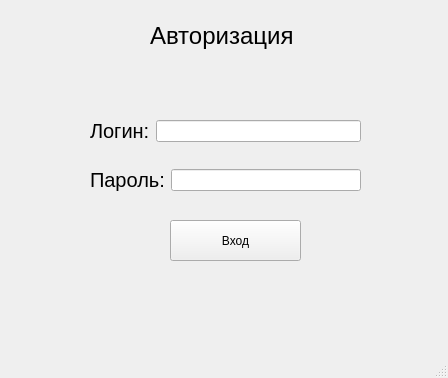
<?xml version="1.0" encoding="UTF-8"?>
<ui version="4.0">
 <class>MainWindow</class>
 <widget class="QMainWindow" name="MainWindow">
  <property name="geometry">
   <rect>
    <x>0</x>
    <y>0</y>
    <width>448</width>
    <height>378</height>
   </rect>
  </property>
  <property name="windowTitle">
   <string>MainWindow</string>
  </property>
  <widget class="QWidget" name="centralwidget">
   <widget class="QPushButton" name="pushButton">
    <property name="geometry">
     <rect>
      <x>170</x>
      <y>220</y>
      <width>131</width>
      <height>41</height>
     </rect>
    </property>
    <property name="text">
     <string>Вход</string>
    </property>
   </widget>
   <widget class="QLabel" name="label_3">
    <property name="geometry">
     <rect>
      <x>150</x>
      <y>20</y>
      <width>151</width>
      <height>31</height>
     </rect>
    </property>
    <property name="styleSheet">
     <string notr="true">font-size: 18pt;</string>
    </property>
    <property name="text">
     <string>Авторизация</string>
    </property>
   </widget>
   <widget class="QLabel" name="errorSingIn">
    <property name="geometry">
     <rect>
      <x>100</x>
      <y>60</y>
      <width>261</width>
      <height>16</height>
     </rect>
    </property>
    <property name="text">
     <string/>
    </property>
   </widget>
   <widget class="QWidget" name="layoutWidget">
    <property name="geometry">
     <rect>
      <x>90</x>
      <y>100</y>
      <width>271</width>
      <height>111</height>
     </rect>
    </property>
    <layout class="QVBoxLayout" name="verticalLayout">
     <item>
      <layout class="QHBoxLayout" name="horizontalLayout">
       <item>
        <widget class="QLabel" name="label">
         <property name="styleSheet">
          <string notr="true">font-size: 15pt;</string>
         </property>
         <property name="text">
          <string>Логин:</string>
         </property>
        </widget>
       </item>
       <item>
        <widget class="QLineEdit" name="editLogin"/>
       </item>
      </layout>
     </item>
     <item>
      <layout class="QHBoxLayout" name="horizontalLayout_2">
       <item>
        <widget class="QLabel" name="label_2">
         <property name="styleSheet">
          <string notr="true">font-size: 15pt;</string>
         </property>
         <property name="text">
          <string>Пароль:</string>
         </property>
        </widget>
       </item>
       <item>
        <widget class="QLineEdit" name="editPassword"/>
       </item>
      </layout>
     </item>
    </layout>
   </widget>
   <widget class="QLabel" name="errorsLabel">
    <property name="geometry">
     <rect>
      <x>30</x>
      <y>290</y>
      <width>381</width>
      <height>16</height>
     </rect>
    </property>
    <property name="text">
     <string/>
    </property>
   </widget>
  </widget>
  <widget class="QStatusBar" name="statusbar"/>
  <widget class="QMenuBar" name="menuBar">
   <property name="geometry">
    <rect>
     <x>0</x>
     <y>0</y>
     <width>448</width>
     <height>21</height>
    </rect>
   </property>
  </widget>
  <action name="action">
   <property name="text">
    <string>Просмотреть все товары </string>
   </property>
  </action>
 </widget>
 <resources/>
 <connections/>
</ui>
